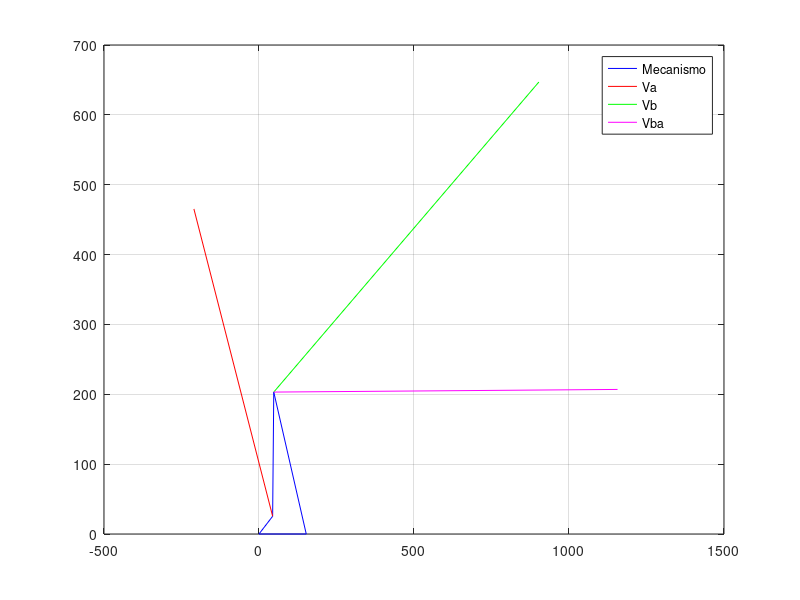

MATLAB code for this plot:
%Exercício 1:

% Comprimento dos elos em milímetros
% Condição de Grashof
% Elo Maior + Elo Menor <= Soma dos Elos Adjacentes




%d= input("Insira o valor do Elo 01: ");
%a= input("Insira o valor do Elo 02: ");
%b= input("Insira o Valor do Elo 03: ");
%c= input("Insira o Valor do Elo 04: ");
%theta2 = input("Insira o Valor do ângulo Theta 02 em Graus: ");


d = 152.4;
a = 50.8;
b = 177.8;
c = 228.6;
theta2 = 30


% Questão 4.6 - Mecanismos

K_1 = d/a;
K_2 = d/c;
K_3 = (a^2 - b^2 + c^2 + d^2)/(2*a*c);
K_4 = d/b;
K_5 = (c^2-d^2-a^2-b^2)/(2*a*b);

A = cosd(theta2)-K_1-K_2*cosd(theta2)+K_3;
B = -2*sind(theta2);
C = K_1-(K_2+1)*cosd(theta2)+K_3;
D = cosd(theta2)-K_1+K_4*cosd(theta2)+K_5;
E = -2*sind(theta2);
F = K_1+(K_4-1)*cosd(theta2)+K_5;

theta3_1 = 2*atand((-E+sqrt((E^2)-(4*D*F)))/(2*D));
theta3_2 = 2*atand((-E-sqrt((E^2)-(4*D*F)))/(2*D));
theta4_1 = 2*atand((-B+sqrt(B^2-(4*A*C)))/(2*A));
theta4_2 = 2*atand((-B-sqrt(B^2-(4*A*C)))/(2*A));

theta3 = [theta3_1, theta3_2]

theta4 = [theta4_1, theta4_2]


if (theta3_1 > 0)
  theta3_22 = 360 - theta3_1

else
  theta3_22 = 360 + theta3_1

end

if (theta4_1 > 0)
  theta4_22 = 360 - theta4_1

else
  theta4_22 = 360 + theta4_1

end

theta_trans_aberto = (theta3_1 - theta4_1)

theta_trans_cruzado = (theta3_2- theta4_2)


omega_2 = 10; %(Rad/s)
%omega_2 = input("Insira omega-2 em Rad/s :")

%alpha_2 = input("Insira o valor de Alpha 2: "
alpha_2 = 0


%aberto
omega_3_aberto = (a*omega_2*sind(theta4_2-theta2))/(b*sind(theta3_2-theta4_2))

omega_4_aberto = (a*omega_2*sind(theta2-theta3_2))/(c*sind(theta4_2-theta3_2))


j = sqrt(-1);

V_a_aberto = abs(a*omega_2*(-sind(theta2)+j*cosd(theta2)))

V_ba_aberto = abs(b*omega_3_aberto*(-sind(theta3_2)+j*cosd(theta3_2)))

V_b_aberto = abs(c*omega_4_aberto*(-sind(theta4_2)+j*cosd(theta4_2)))


A_aberto = c*sind(theta4_2);
B_aberto = b*sind(theta3_2);
C_aberto = (a*alpha_2*sind(theta2))+(a*(omega_2^2)*cosd(theta2))+(b*(omega_3_aberto^2)*cosd(theta3_2))-(c*(omega_4_aberto^2)*cosd(theta4_2));
D_aberto = c*cosd(theta4_2);
E_aberto = b*cosd(theta3_2);
F_aberto = a*alpha_2*cosd(theta2)-a*omega_2^2*sind(theta2)-b*omega_3_aberto^2*sind(theta3_2)+c*omega_4_aberto^2*sind(theta4_2);

alpha_3_aberto = ((D_aberto*C_aberto)-(F_aberto*A_aberto))/((E_aberto*A_aberto)-(D_aberto*B_aberto))

alpha_4_aberto = ((C_aberto*E_aberto) - (B_aberto*F_aberto))/((A_aberto*E_aberto)-(B_aberto*D_aberto))


%aV_aberto
%=a*alpha_2*(-send(theta2)+j*cosd(theta2)-a*omega_2^2*(cosd(theta2)+j*sind(theta2)))
%baV_aberto = b*alpha_3_aberto*(-send(theta3_2)+j*cosd(theta3_2)-b*omega_2^2*(cosd(theta2)+j*sind(theta2)))

%Cruzado

omega_3_cruzado = (a*omega_2*sind(theta4_22-theta2))/(b*sind(theta3_22-theta4_22))

omega_4_cruzado = (a*omega_2*sind(theta2-theta3_22))/(c*sind(theta4_22-theta3_22))


V_a_cruzado = abs(a*omega_2*(-sind(theta2)+j*cosd(theta2)))

V_ba_cruzado = abs(b*omega_3_cruzado*(-sind(theta3_22)+j*cosd(theta3_22)))

V_b_cruzado = abs(c*omega_4_cruzado*(-sind(theta4_22)+j*cosd(theta4_22)))


A_cruzado = c*sind(theta4_22);
B_cruzado = b*sind(theta3_22);
C_cruzado = a*alpha_2*sind(theta2)+a*omega_2^2*cosd(theta2)+b*omega_3_cruzado^2*cosd(theta3_22)-c*omega_4_cruzado^2*cosd(theta4_22);
D_cruzado = c*cosd(theta4_22);
E_cruzado = b*cosd(theta3_22);
F_cruzado = a*alpha_2*cosd(theta2) - a*omega_2^2*sind(theta2)-b*omega_3_cruzado^2*sind(theta3_22) + c*omega_4_cruzado^2*sind(theta4_22);

alpha_3_cruzado = ((D_cruzado*C_cruzado)-(F_cruzado*A_cruzado))/((E_cruzado*A_cruzado)-(D_cruzado*B_cruzado))

alpha_4_cruzado = ((C_cruzado*E_cruzado) - (B_cruzado*F_cruzado))/((A_cruzado*E_cruzado)-(B_cruzado*D_cruzado))


a_xy = [a*cosd(theta2), a*sind(theta2)];
b_xy = [a_xy(1) + b*cosd(theta3_2), a_xy(2) + b*sind(theta3_2)];
c_xy = [b_xy(1) - c*cosd(theta4_2), b_xy(2) - c*sind(theta4_2)];

o4a = omega_4_aberto;

Va = [-omega_2*a*sind(theta2), omega_2*a*cosd(theta2)];
Va_xy = [a_xy(1) + Va(1), a_xy(2) + Va(2)];

Vb = [-o4a*c*sind(theta4_2), o4a*c*cosd(theta4_2)];
Vb_xy = [a_xy(1) + b_xy(1) + Vb(1), a_xy(2) + b_xy(2) + Vb(2)];

Vba = [Vb(1) - Va(1), Vb(2) - Va(2)];
Vba_xy = [a_xy(1) + b_xy(1) + Vba(1), a_xy(2) + b_xy(2) + Vba(2)];

x = [0, a_xy(1), b_xy(1), c_xy(1), 0];
y = [0, a_xy(2), b_xy(2), c_xy(2), 0];

x1 = [a_xy(1), Va_xy(1)];
y1 = [a_xy(2), Va_xy(2)];

x2 = [b_xy(1), Vb_xy(1)];
y2 = [b_xy(2), Vb_xy(2)];

x3 = [b_xy(1), Vba_xy(1)];
y3 = [b_xy(2), Vba_xy(2)];

plot(x,y,'b',x1,y1,'r', x2, y2, 'g', x3, y3, 'm')
legend('Mecanismo', 'Va', 'Vb', 'Vba')
grid('on')
